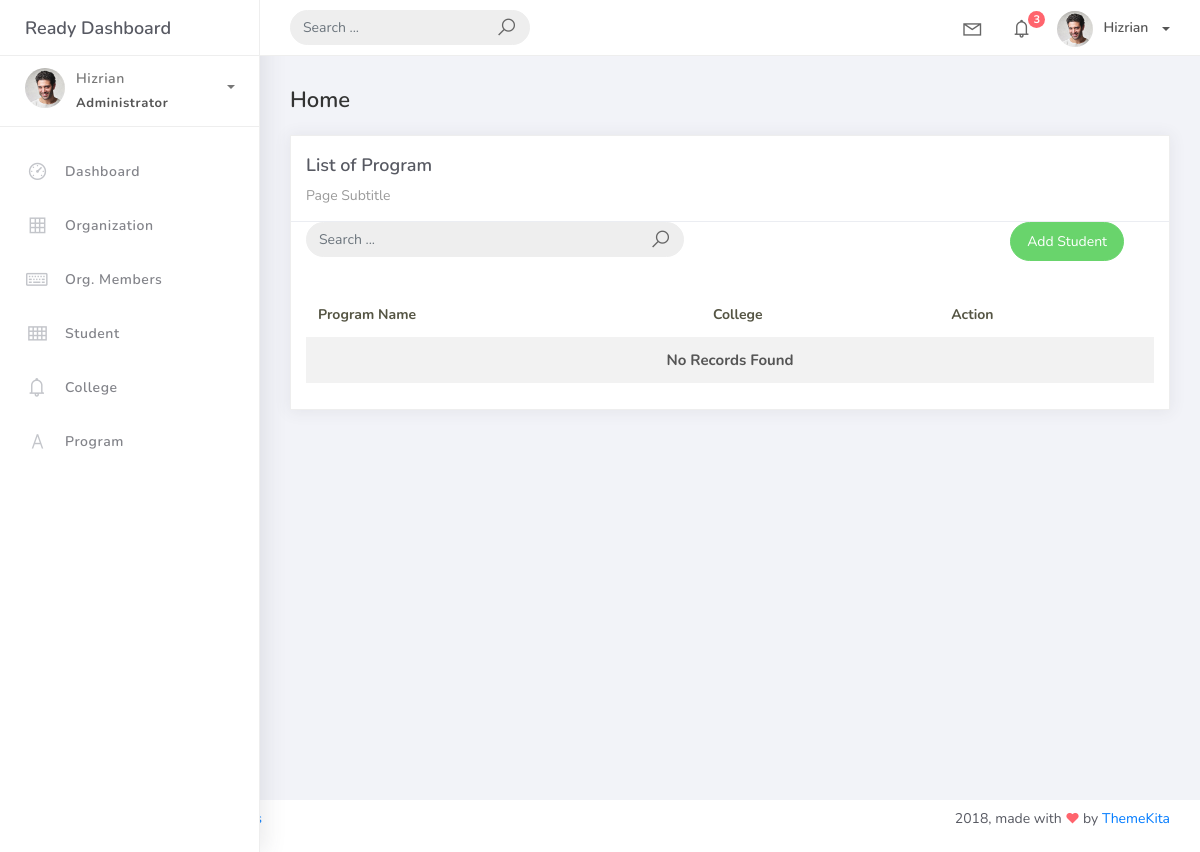
The app's page /program_list, older data.
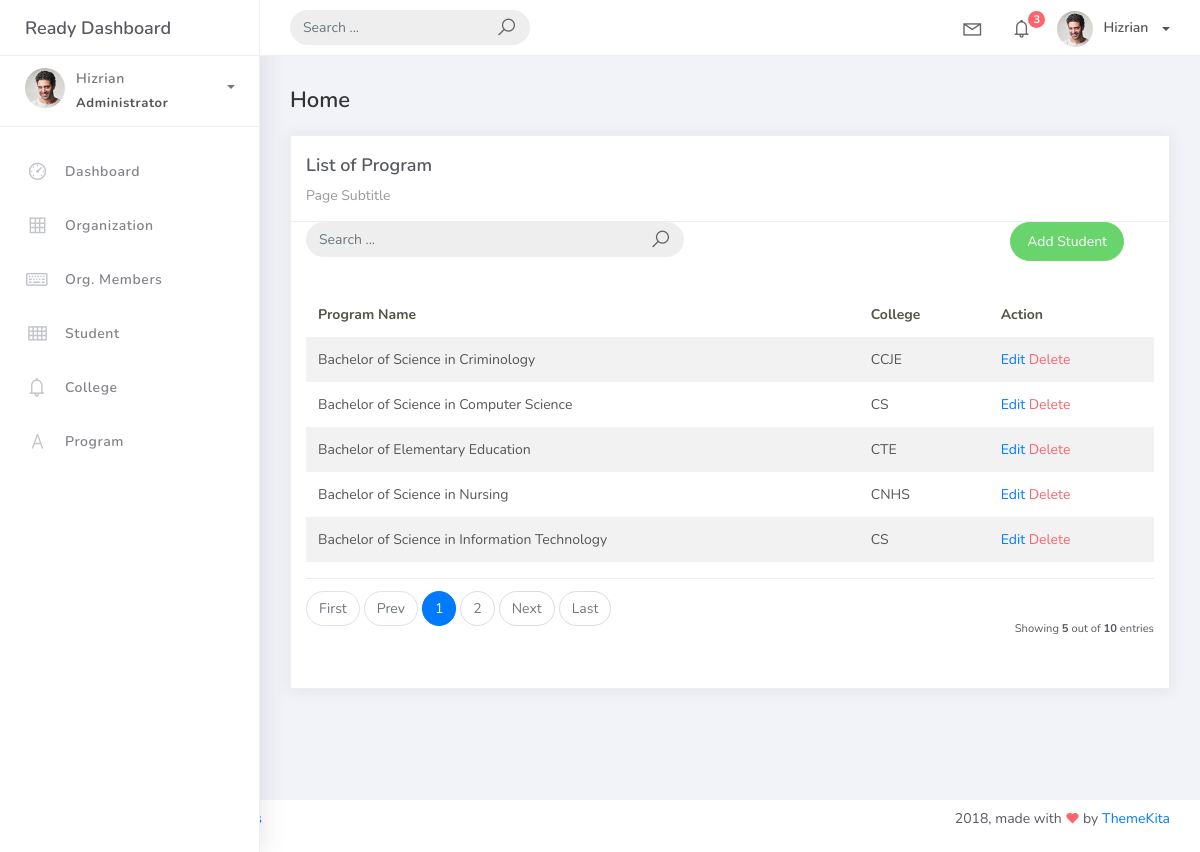
The same page, newer data.
### studentorg/models.py (models this page shows, shortened)
class BaseModel(models.Model):
    created_at = models.DateTimeField(auto_now_add=True, db_index=True)
    updated_at = models.DateTimeField(auto_now=True)
    class Meta:
        abstract = True

class Program(BaseModel):
    prog_name = models.CharField(max_length=150)
    college = models.ForeignKey(College, on_delete=models.CASCADE)

class College(BaseModel):
    college_name = models.CharField(max_length=150)
    def __str__(self):
        return self.college_name

### studentorg/views.py (the view)
# urls.py: path('program_list', ProgramList.as_view(), name='program-list'),
class ProgramList(ListView):
    model = Program
    context_object_name = 'program'
    template_name = 'program_list.html'
    paginate_by = 5

### templates/program_list.html
{% extends 'base.html' %}
{% load static %}
{% block content %}
<div class="content">
    <div class="container-fluid">
        <h4 class="page-title">Home</h4>
        <div class="row">
            <div class="col-md-12">
                <div class="card">
                    <div class="card-header">
                        <div class="card-title">List of Program</div>
                        <div class="card-category">Page Subtitle</div>
                    </div>
                    <div class="col-md-12 row">
                        <div class="col-md-6">
                            <form class="navbar-left navbar-form nav-search mr-md-3" action="">
                                <div class="input-group">
                                    <input type="text" placeholder="Search ..." class="form-control" />
                                    <div class="input-group-append">
                                        <span class="input-group-text">
                                            <i class="la la-search search-icon"></i>
                                        </span>
                                    </div>
                                </div>
                            </form>
                        </div>
                        <div class="col-md-6">
                            <div class="pull-right">
                                <a href="{% url 'program-add' %}" class="btn btn-success btn-rounded">Add Student</a>
                            </div>
                        </div>
                    </div>
                    <div class="card-body">
                        <table class="table table-striped mt-3">
                            <thead>
                                <tr>
                                    <th scope="col">Program Name</th>
                                    <th scope="col">College</th>
                                    <th scope="col">Action</th>
                                </tr>
                            </thead>
                            <tbody>
                                {% for object in object_list %}
                                <tr>
                                    <td>{{ object.prog_name }}</td>
                                    <td>{{ object.college }}</td>
                                    <td>
                                        <a href="program_list/{{ object.id }}">Edit</a>
                                        <a href="program_list/{{ object.id }}/delete" class="text-danger">Delete</a>
                                    </td>
</tr>
{% empty %}
<tr>
    <td colspan="4" style="text-align: center">
        <p class="text-sm font-weight-bold mb-0">No Records Found</p>
    </td>
     </tr>
                                {% endfor %}
                            </tbody>
                        </table>
                        {% include 'includes/pagination.html' %}
                    </div>
                </div>
            </div>
        </div>
    </div>
</div>
{% endblock %}

Row changes from the older to the newer data that the page shows:
added Program: prog_name "Bachelor of Science in Criminology", college "CCJE"
added Program: prog_name "Bachelor of Science in Computer Science", college "CS"
added Program: prog_name "Bachelor of Elementary Education", college "CTE"
added Program: prog_name "Bachelor of Science in Nursing", college "CNHS"
added Program: prog_name "Bachelor of Science in Information Technology", college "CS"
Text that changed along with them:
{{ object_list.count }}: (not shown) → "5"
{{ paginator.count }}: (not shown) → "10"
text no longer shown: "No Records Found"
text now shown: "First Prev Next Last Showing out of entries"
new list line: "1"
new list line: "2"
